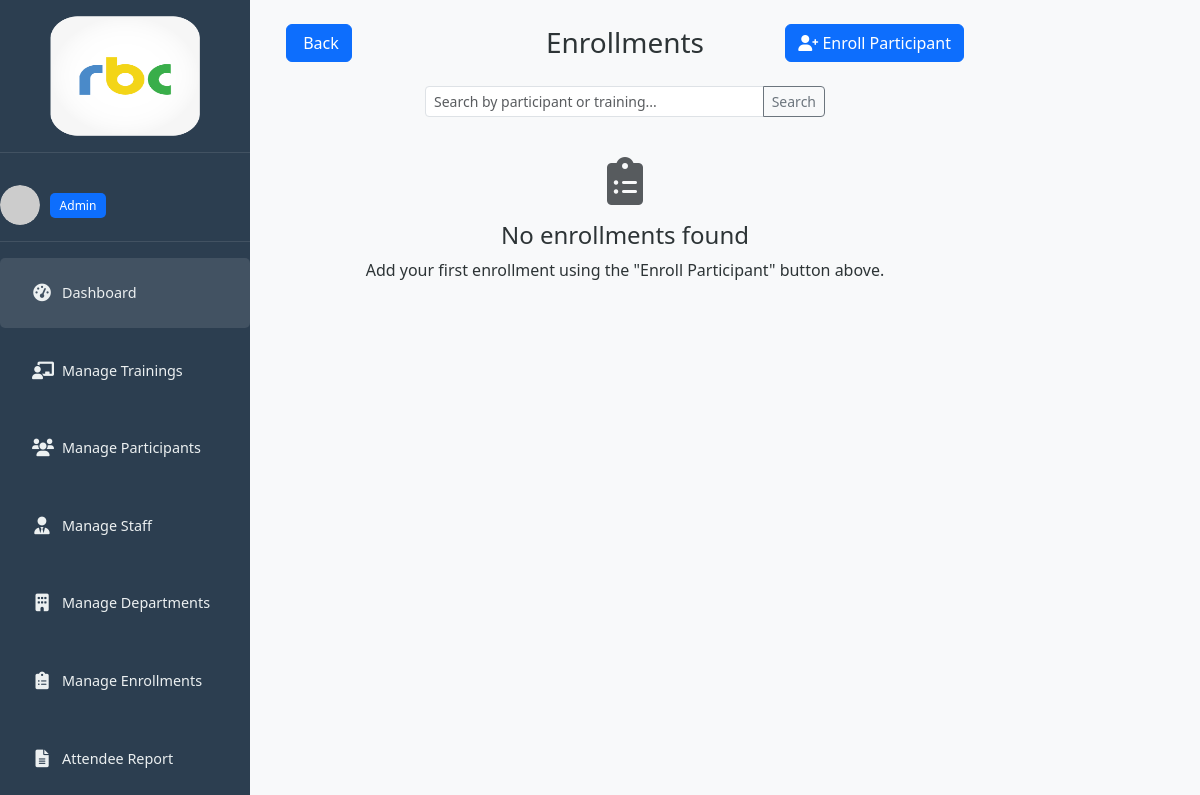
/enrollments/ (signed in), run on an earlier commit of the app's database.
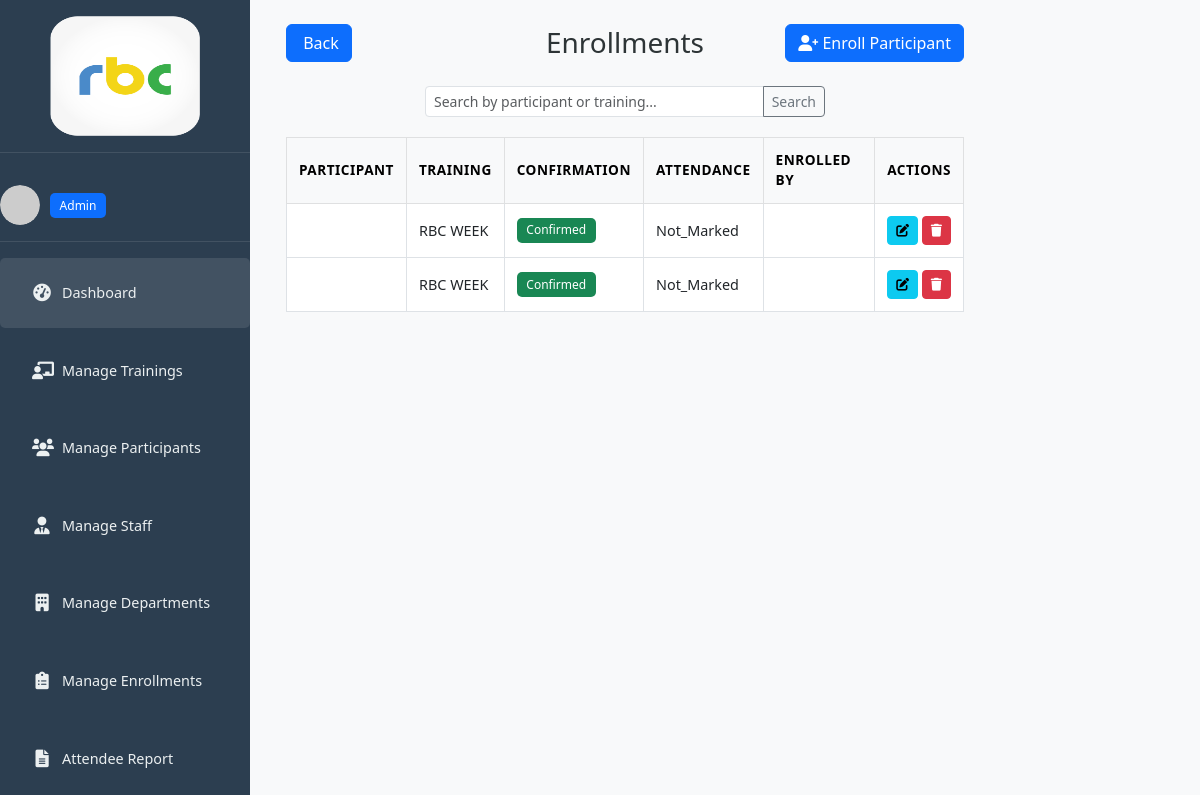
And on a later commit of the database.
### trainings/models.py (models this page shows, shortened)
class Staff(AbstractUser):
    ROLE_CHOICES = (
        ('admin', 'Admin'),
        ('regular', 'Regular'),
        ('supervisor', 'Supervisor'),
    )
    contact_number = models.CharField(max_length=20, blank=True)
    position = models.CharField(max_length=100, blank=True)
    department = models.ForeignKey(Department, on_delete=models.SET_NULL, null=True, blank=True)
    role = models.CharField(max_length=50, choices=ROLE_CHOICES, null=True, blank=True)
    profile_picture = models.ImageField(upload_to='profile_pics/', null=True, blank=True)
    active = models.BooleanField(default=False)

class Enrollment(models.Model):
    CONFIRMATION_CHOICES = (
        ('pending', 'Pending'),
        ('confirmed', 'Confirmed'),
        ('declined', 'Declined'),
    )
    ATTENDANCE_CHOICES = (
        ('not_marked', 'Not Marked'),
        ('attended', 'Attended'),
        ('absent', 'Absent'),
    )
    training = models.ForeignKey(Training, on_delete=models.CASCADE)
    participant = models.ForeignKey(
        Participant,
        on_delete=models.CASCADE,
        to_field='national_id',
        db_column='participant_id'
    )
    enrollment_date = models.DateTimeField(auto_now_add=True)
    enrolled_by = models.ForeignKey('Staff', on_delete=models.SET_NULL, null=True)
    confirmation_status = models.CharField(max_length=10, choices=CONFIRMATION_CHOICES, default='pending')
    confirmation_date = models.DateTimeField(null=True, blank=True)
    attendance_status = models.CharField(max_length=15, choices=ATTENDANCE_CHOICES, default='not_marked')
    notes = models.TextField(blank=True)
    invite_token = models.UUIDField(default=uuid.uuid4, editable=False, unique=True)
    class Meta:
        ordering = ['-enrollment_date']

class Training(models.Model):
    STATUS_CHOICES = (
        ('pending', 'Pending Approval'),
        ('approved', 'Approved'),
        ('rejected', 'Rejected'),
        ('in_progress', 'In Progress'),
        ('completed', 'Completed'),
        ('canceled', 'Canceled'),
    )
    title = models.CharField(max_length=200)
    department = models.ForeignKey(Department, on_delete=models.SET_NULL, null=True, blank=True)
    province = models.ForeignKey(Province, on_delete=models.SET_NULL, null=True, blank=True)
    district = models.ForeignKey(District, on_delete=models.SET_NULL, null=True, blank=True)
    venue = models.CharField(max_length=255)
    start_date = models.DateField()
    end_date = models.DateField()
    max_capacity = models.PositiveIntegerField()
    rejection_reason = models.TextField(blank=True, null=True)
    coordinator = models.ForeignKey(
        'Staff',
        on_delete=models.SET_NULL,
        null=True,
        blank=True,
        related_name='coordinated_trainings'
    )
    created_by = models.ForeignKey('Staff', on_delete=models.CASCADE)
    status = models.CharField(max_length=20, choices=STATUS_CHOICES, default='pending')
    created_at = models.DateTimeField(auto_now_add=True)
    class Meta:
        ordering = ['-created_at']

### trainings/views.py (the view)
# urls.py: path('enrollments/', views.enrollment_list, name='enrollment_list'),
@login_required
def enrollment_list(request):
    staff = request.user
    query = request.GET.get('q')
    enrollments = Enrollment.objects.all()
    if query:
        enrollments = enrollments.filter(
            Q(participant__full_name__icontains=query) |
            Q(training__title__icontains=query)
        )
    return render(request, 'trainings/enrollment_list.html', {
        'enrollments': enrollments,
        'staff': staff
    })

### trainings/templates/trainings/enrollment_list.html (shortened to what this page needs)
{% extends 'base.html' %}
{% block content %}
<div class="d-flex">
  {% include 'trainings/sidebar.html' %}
  <div class="main-content px-4 pt-4 w-100">
    <div class="row align-items-center mb-4">
      <div class="col-md-4 text-start">
        <a href="{% url 'dashboard' %}" class="btn btn-primary">
           Back
        </a>
      </div>
      <div class="col-md-4 text-center">
        <h3 class="mb-0">Enrollments</h3>
      </div>
      <div class="col-md-4 text-end">
        <a href="{% url 'enrollment_create' %}" class="btn btn-primary">
          <i class="fas fa-user-plus"></i> Enroll Participant
        </a>
      </div>
    </div>
    <form method="get" class="mb-3 d-flex justify-content-center">
      <div class="input-group input-group-sm" style="max-width: 400px; width: 100%;">
        <input type="text" name="q" class="form-control" placeholder="Search by participant or training..." value="{{ request.GET.q }}">
        <button class="btn btn-outline-secondary" type="submit">Search</button>
      </div>
    </form>
    {% if enrollments %}
    <div class="table-responsive">
      <table class="table table-bordered table-sm">
        <thead class="table-light">
          <tr>
            <th>Participant</th>
            <th>Training</th>
            <th>Confirmation</th>
            <th>Attendance</th>
            <th>Enrolled By</th>
            <th>Actions</th>
          </tr>
        </thead>
        <tbody>
          {% for e in enrollments %}
          <tr>
            <td>{{ e.participant.full_name }}</td>
            <td>{{ e.training.title }}</td>
            <td>
              {% if e.confirmation_status == 'confirmed' %}
                <span class="badge bg-success">Confirmed</span>
              {% elif e.confirmation_status == 'pending' %}
                <span class="badge bg-warning text-dark">Pending</span>
              {% elif e.confirmation_status == 'declined' %}
                <span class="badge bg-danger">Declined</span>
              {% else %}
                <span class="badge bg-secondary">{{ e.confirmation_status|title }}</span>
              {% endif %}
            </td>
            <td>{{ e.attendance_status|title }}</td>
            <td>{{ e.enrolled_by.username }}</td>
            <td>
              <a href="#" class="btn btn-sm btn-info" title="Edit">
                <i class="fas fa-edit"></i>
              </a>
              <a href="#" class="btn btn-sm btn-danger" title="Delete">
                <i class="fas fa-trash"></i>
              </a>
            </td>
          </tr>
          {% endfor %}
        </tbody>
      </table>
    </div>
    {% else %}
    <div class="text-center py-4">
      <i class="fas fa-clipboard-list fa-3x text-muted mb-3"></i>
      <h4>No enrollments found</h4>
      <p>Add your first enrollment using the "Enroll Participant" button above.</p>
    </div>
    {% endif %}
  </div>
</div>
{% endblock %}

### trainings/templates/base.html (shortened to what this page needs)
{% load static %}
<!DOCTYPE html>
<html lang="en">
<head>
  <link href="https://cdn.jsdelivr.net/npm/bootstrap@5.3.0/dist/css/bootstrap.min.css" rel="stylesheet">
  <link href="{% static 'css/main_admin.css' %}" rel="stylesheet">
  <link rel="stylesheet" href="https://cdnjs.cloudflare.com/ajax/libs/font-awesome/6.0.0-beta3/css/all.min.css">
</head>
<body class="bg-light">
<div class="d-flex">
  <div class="container-fluid">
    <div class="row">
      <div class="col-md-9 col-lg-10 main-content-wrapper">
        {% block content %}{% endblock %}
      </div>
    </div>
  </div>
</div>
</body>
</html>

### trainings/templates/trainings/sidebar.html (shortened to what this page needs)
{% load static %}
<div class="sidebar">
  <div class="logo">
    <img src="{% static 'img/logo1.png' %}" alt="Logo" width="150" height="120">
  </div>
  <div class="user-info">
    <div class="avatar">
      {% if staff.profile_picture %}
        <img src="{{ staff.profile_picture.url }}" alt="User avatar" class="rounded-circle" width="50" height="50">
      {% else %}
        <img src="https://via.placeholder.com/50" alt="User avatar" class="rounded-circle" width="50" height="50">
      {% endif %}
    </div>
    <div class="user-details">
      <span class="badge bg-primary">{{ staff.role|title }}</span>
    </div>
  </div>
  <div class="menu">
    <ul>
      <li class="active">
        <a href="{% url 'dashboard' %}">
          <i class="fas fa-tachometer-alt"></i>
          <span>Dashboard</span>
        </a>
      </li>
      {% if staff.role == 'admin' %}
      <li>
        <a href="{% url 'training_list' %}">
          <i class="fas fa-chalkboard-teacher"></i>
          <span>Manage Trainings</span>
        </a>
      </li>
        <li>
          <a href="{% url 'participant_list' %}">
            <i class="fas fa-users"></i>
            <span>Manage Participants</span>
          </a>
        </li>
        <li>
          <a href="{% url 'staff_list' %}">
            <i class="fas fa-user-tie"></i>
            <span>Manage Staff</span>
          </a>
        </li>
        <li>
          <a href="{% url 'department_list' %}">
            <i class="fas fa-building"></i>
            <span>Manage Departments</span>
          </a>
        </li>
        <li>
          <a href="{% url 'enrollment_list' %}">
            <i class="fas fa-clipboard-list"></i>
            <span>Manage Enrollments</span>
          </a>
        </li>
        <li>
          <a href="{% url 'attendee_report' %}">
            <i class="fas fa-file-alt"></i>
            <span>Attendee Report</span>
          </a>
        </li>
      {% endif %}
    </ul>
  </div>
</div>

### trainings/static/css/main_admin.css (style rules this page uses)
:root { --primary-color: #6c5ce7; --secondary-color: #00b894; --danger-color: #ff7675; --warning-color: #fdcb6e; --text-color: #2d3436; --light-text: #636e72; --bg-color: #f5f6fa; --card-bg: #ffffff; --sidebar-bg: #2c3e50; --sidebar-text: #ecf0f1; }
body { background-color: var(--bg-color); color: var(--text-color); font-family: 'Segoe UI', Tahoma, Geneva, Verdana, sans-serif; margin: 0; padding: 0; }
.sidebar { width: 250px; min-height: 100vh; background-color: #2c3e50; color: #fff; position: sticky; top: 0; }
.logo { padding: 1rem 0; border-bottom: 1px solid rgba(255,255,255,0.1); margin-bottom: 1rem; text-align: center; }
.user-info { display: flex; align-items: center; padding: 1rem 0; border-bottom: 1px solid rgba(255,255,255,0.1); margin-bottom: 1rem; }
.avatar { width: 40px; height: 40px; border-radius: 50%; overflow: hidden; margin-right: 10px; }
.avatar img { width: 100%; height: 100%; object-fit: cover; }
.menu ul { list-style: none; padding: 0; margin: 0; }
.menu li { margin-bottom: 0.5rem; border-radius: 5px; transition: all 0.3s; }
.menu li.active, .menu li:hover { background-color: rgba(255,255,255,0.1); }
.menu li a, .menu li { display: flex; align-items: center; padding: 0.75rem 1rem; color: var(--sidebar-text); text-decoration: none; font-size: 0.9rem; }
.menu li i { margin-right: 10px; font-size: 1.1rem; width: 20px; text-align: center; }
.main-content { flex: 1; margin-left: 250px; padding: 1rem; }
.table { width: 100%; margin-bottom: 0; }
.table th { font-weight: 600; font-size: 0.85rem; text-transform: uppercase; letter-spacing: 0.5px; border-top: none; padding: 0.75rem; vertical-align: middle; }
.table td { padding: 0.75rem; vertical-align: middle; font-size: 0.9rem; }
.badge { padding: 0.4rem 0.6rem; font-size: 0.75rem; font-weight: 500; border-radius: 5px; }
.btn-sm { padding: 0.25rem 0.5rem; border-radius: 4px; font-size: 0.8rem; }
html, body { height: 100%; margin: 0; padding: 0; scroll-behavior: smooth; overflow-x: hidden; }
body { display: flex; flex-direction: column; }
.sidebar { position: fixed; left: 0; top: 0; height: 100vh; overflow-y: auto; z-index: 100; }
.main-content { margin-left: 250px; flex: 1; min-height: 100vh; padding: 1rem; overflow-y: auto; position: relative; top: 0; }
.main-content { padding-top: 20px; width: calc(100% - 250px); box-sizing: border-box; }
.top-nav, h1, h2, h3, h4 { margin-top: 0; padding-top: 0; }
.table-responsive { width: 100%; margin-top: 20px; }

What changed in the data, as far as the page shows it:
added Enrollment: training "RBC WEEK", confirmation_status "Confirmed", attendance_status "Not_Marked"
added Enrollment: training "RBC WEEK", confirmation_status "Confirmed", attendance_status "Not_Marked"
Also different on the page:
text no longer shown: "No enrollments found Add your first enrollment using the \"Enroll Participant\" button above."
text now shown: "PARTICIPANT TRAINING CONFIRMATION ATTENDANCE ENROLLED BY ACTIONS"
